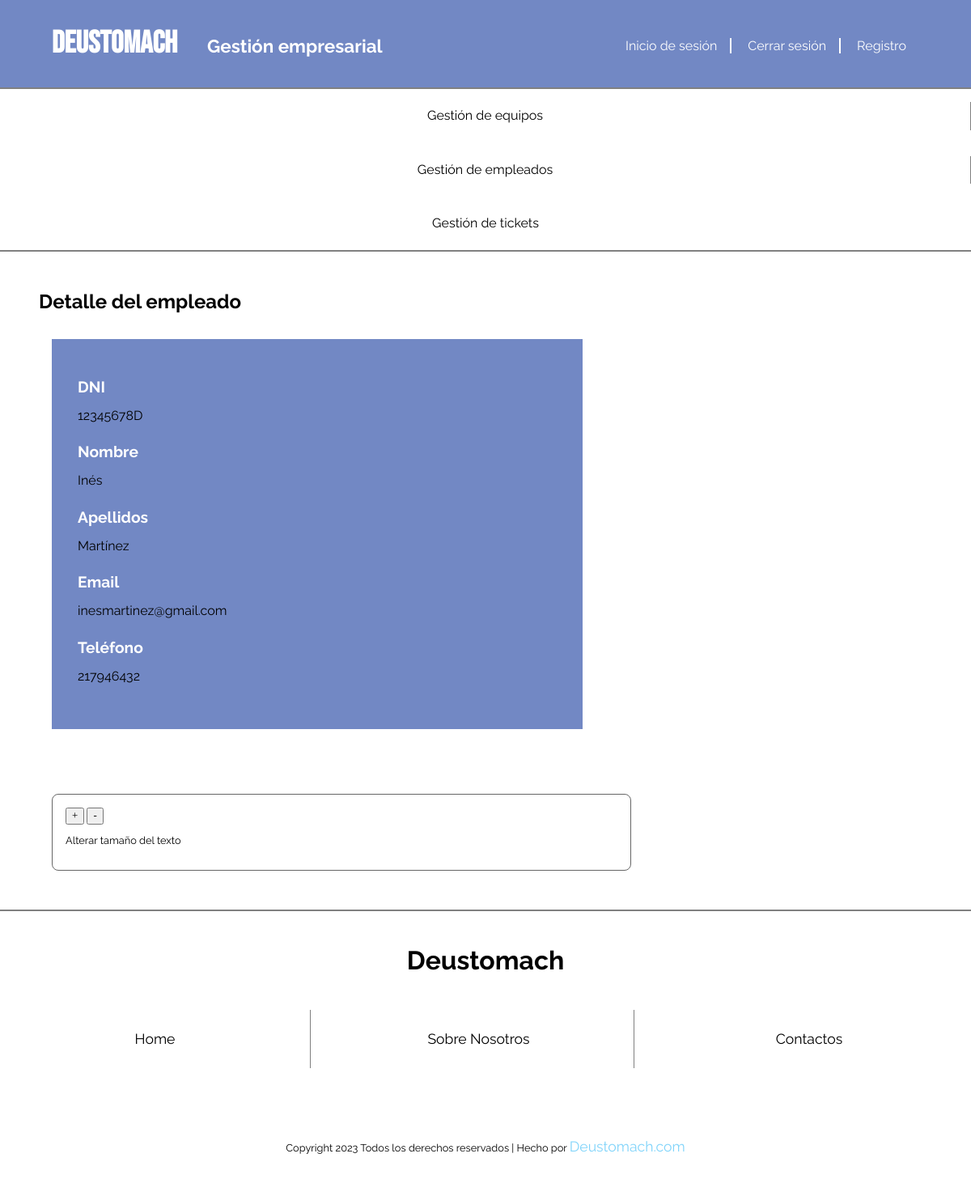
The page /appDeustomachGestion/empleados-show/4 on the database its author committed.
### appDeustomachGestion/models.py (models this page shows, shortened)
class Empleado(models.Model):
    dni = models.CharField(max_length=20, unique=True)
    nombre = models.CharField(max_length=100)
    apellidos = models.CharField(max_length=100)
    email = models.EmailField()
    telefono = models.CharField(max_length=20)
    created = models.DateTimeField(auto_now_add=True, null=True, blank=True)
    updated = models.DateTimeField(auto_now=True, null=True, blank=True)
    class Meta:
        verbose_name_plural = "empleados"
        verbose_name = "empleado"
        ordering = ["-created"]

### appDeustomachGestion/views.py (the view)
# urls.py: path('empleados-show/<int:pk>', EmpleadoDetailView.as_view(), name='empleados_show'),
class EmpleadoDetailView(DetailView):
    model = Empleado
    template_name = "appDeustomachGestionEmpleados/empleados_detail.html"
    context_object_name = "empleado"

### templates/appDeustomachGestionEmpleados/empleados_detail.html
{% extends 'base.html' %}
{% block contenido %}
    <main class="empleados-detail">
        <h2>Detalle del empleado</h2>
        <div class="box-empleados-detail">
            {% if empleado %}
                <a class="empleado-label">DNI</a>
                <a class="empleado-content">{{ empleado.dni }}</a>
                <a class="empleado-label">Nombre</a>
                <a class="empleado-content">{{ empleado.nombre }}</a>
                <a class="empleado-label">Apellidos</a>
                <a class="empleado-content">{{ empleado.apellidos }}</a>
                <a class="empleado-label">Email</a>
                <a class="empleado-content">{{ empleado.email }}</a>
                <a class="empleado-label">Teléfono</a>
                <a class="empleado-content">{{ empleado.telefono }}</a>
            {% else %}
                <p>No existe este empleado.</p>
            {% endif %}
        </div>
    </main>
{% endblock %}

### static/css/style.css (style rules this page uses)
html { box-sizing: border-box; }
a, h2, h3, p { font-family: "Raleway",sans-serif; text-decoration: none; color: black; }
h1, h2 { font-family: "Bebas Neue", sans-serif; }
a, h2, p { font-family: "Raleway", sans-serif; text-decoration: none; }
.tickets-menu h2, .tickets-index h2, .tickets-detail h2, .tickets-update h2, .empleados-menu h2, .empleados-index h2, .equipos-menu h2, .equipos-index h2, .equipos-detail h2, .equipos-delete h2, .empleados-detail h2 { margin-top: 3rem; margin-left: 3rem; }
.ticket-label, .ticket-label-2, .ticket-label-3, .ticket-label-4, .equipo-label, .empleado-label { font-size: 1.20rem; font-weight: bold; color: white; }
.ticket-content, .equipo-content, .empleado-content { margin-bottom: 1.5rem; }
.box-tickets-detail a, .box-equipos-detail a, .box-empleados-detail a { display: block; margin-top: 1rem; }
.box-tickets-detail, .box-equipos-detail, .box-empleados-detail, .box-tickets-update { background-color: #7288c4; padding: 2rem; margin: 2rem 30rem 5rem 4rem; }

### rows shown on the page
Empleado: dni "12345678D", nombre "Inés", apellidos "Martínez", email "inesmartinez@gmail.com", telefono "217946432"
